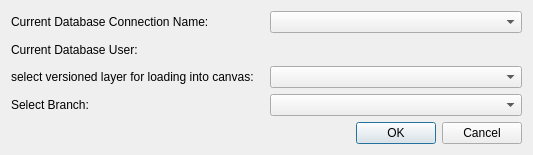
<?xml version="1.0" encoding="UTF-8"?>
<ui version="4.0">
 <author>DR. Horst Düster, horst.duester@kappasys.ch</author>
 <class>pgLoadVersion</class>
 <widget class="QDialog" name="pgLoadVersion">
  <property name="geometry">
   <rect>
    <x>0</x>
    <y>0</y>
    <width>533</width>
    <height>155</height>
   </rect>
  </property>
  <property name="windowTitle">
   <string>PostGIS Versioning System</string>
  </property>
  <property name="locale">
   <locale language="German" country="Switzerland"/>
  </property>
  <layout class="QGridLayout" name="gridLayout_2">
   <item row="0" column="0">
    <layout class="QGridLayout" name="gridLayout">
     <item row="2" column="0">
      <widget class="QLabel" name="label">
       <property name="text">
        <string>select versioned layer for loading into canvas:</string>
       </property>
      </widget>
     </item>
     <item row="2" column="1">
      <widget class="QComboBox" name="cmbTables"/>
     </item>
     <item row="0" column="0">
      <widget class="QLabel" name="label_2">
       <property name="text">
        <string>Current Database Connection Name:</string>
       </property>
      </widget>
     </item>
     <item row="1" column="0">
      <widget class="QLabel" name="label_3">
       <property name="text">
        <string>Current Database User:</string>
       </property>
      </widget>
     </item>
     <item row="1" column="1">
      <widget class="QLabel" name="lblDBUser">
       <property name="text">
        <string/>
       </property>
      </widget>
     </item>
     <item row="0" column="1">
      <widget class="QComboBox" name="cmbServer"/>
     </item>
     <item row="3" column="1">
      <widget class="QComboBox" name="cmbBranch"/>
     </item>
     <item row="3" column="0">
      <widget class="QLabel" name="label_4">
       <property name="text">
        <string>Select Branch:</string>
       </property>
      </widget>
     </item>
    </layout>
   </item>
   <item row="1" column="0">
    <widget class="QDialogButtonBox" name="buttonBox">
     <property name="orientation">
      <enum>Qt::Horizontal</enum>
     </property>
     <property name="standardButtons">
      <set>QDialogButtonBox::Cancel|QDialogButtonBox::Ok</set>
     </property>
    </widget>
   </item>
  </layout>
 </widget>
 <resources/>
 <connections>
  <connection>
   <sender>buttonBox</sender>
   <signal>accepted()</signal>
   <receiver>pgLoadVersion</receiver>
   <slot>accept()</slot>
   <hints>
    <hint type="sourcelabel">
     <x>248</x>
     <y>254</y>
    </hint>
    <hint type="destinationlabel">
     <x>157</x>
     <y>274</y>
    </hint>
   </hints>
  </connection>
  <connection>
   <sender>buttonBox</sender>
   <signal>rejected()</signal>
   <receiver>pgLoadVersion</receiver>
   <slot>reject()</slot>
   <hints>
    <hint type="sourcelabel">
     <x>316</x>
     <y>260</y>
    </hint>
    <hint type="destinationlabel">
     <x>286</x>
     <y>274</y>
    </hint>
   </hints>
  </connection>
 </connections>
</ui>
